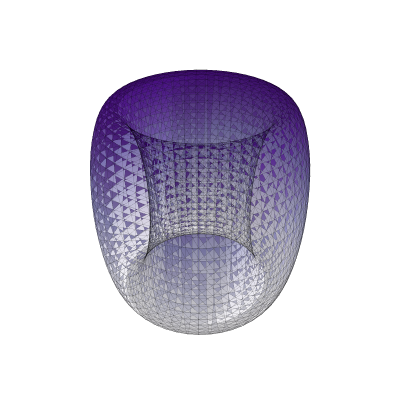

Notebook code cell kept with this figure:
### Markdown cell above
### 3D Explicit, angular parametrization
The following example generates a mesh for a torus, which is a standard example of a manifold with angular parameters.
The parametrization is given by the function `phi_torus(U)` below, which maps the angular parameters `u` and `v` to 3D coordinates `(x, y, z)`.

### Code cell
import numpy as np
import jax.numpy as jnp
R, r = 2.0, 0.7

def phi_torus(U):
    u, v = U
    cu, su = jnp.cos(u), jnp.sin(u)
    cv, sv = jnp.cos(v), jnp.sin(v)
    x = (R + r*cv) * cu
    y = (R + r*cv) * su
    z = r * sv
    return jnp.stack([x, y, z])

V, F = get_mesh(phi_torus, 'explicit', nu=50, nv=50, grid_ranges=((0, 2*np.pi), (0, 2*np.pi)))
plot_mesh_plotly(V, F, title="Torus function", width=PLOT_W, height=PLOT_H)

### Figure 1 — Plotly figure (JSON) as saved in the notebook; plotly's stock layout.template omitted (floating-point values rounded to 4 significant figures; data arrays with more than 128 entries replaced by an {"elided": "..."} marker saying what was removed)
{"data": [{"colorscale": [[0.0, "rgb(252,251,253)"], [0.125, "rgb(239,237,245)"], [0.25, "rgb(218,218,235)"], [0.375, "rgb(188,189,220)"], [0.5, "rgb(158,154,200)"], [0.625, "rgb(128,125,186)"], [0.75, "rgb(106,81,163)"], [0.875, "rgb(84,39,143)"], [1.0, "rgb(63,0,125)"]], "flatshading": true, "i": {"elided": "4802 int values"}, "intensity": {"elided": "2500 float values"}, "j": {"elided": "4802 int values"}, "k": {"elided": "4802 int values"}, "opacity": 0.8, "showscale": false, "x": {"elided": "2500 float values"}, "y": {"elided": "2500 float values"}, "z": {"elided": "2500 float values"}, "type": "mesh3d"}, {"hoverinfo": "none", "line": {"color": "black", "width": 1.0}, "mode": "lines", "opacity": 0.1, "x": {"elided": "43218 float values"}, "y": {"elided": "43218 float values"}, "z": {"elided": "43218 float values"}, "type": "scatter3d"}], "layout": {"scene": {"xaxis": {"visible": false}, "yaxis": {"visible": false}, "zaxis": {"visible": false}, "aspectmode": "cube"}, "margin": {"l": 0, "r": 0, "b": 0, "t": 0}, "title": {"text": "Torus function"}, "width": 400, "height": 400}}
